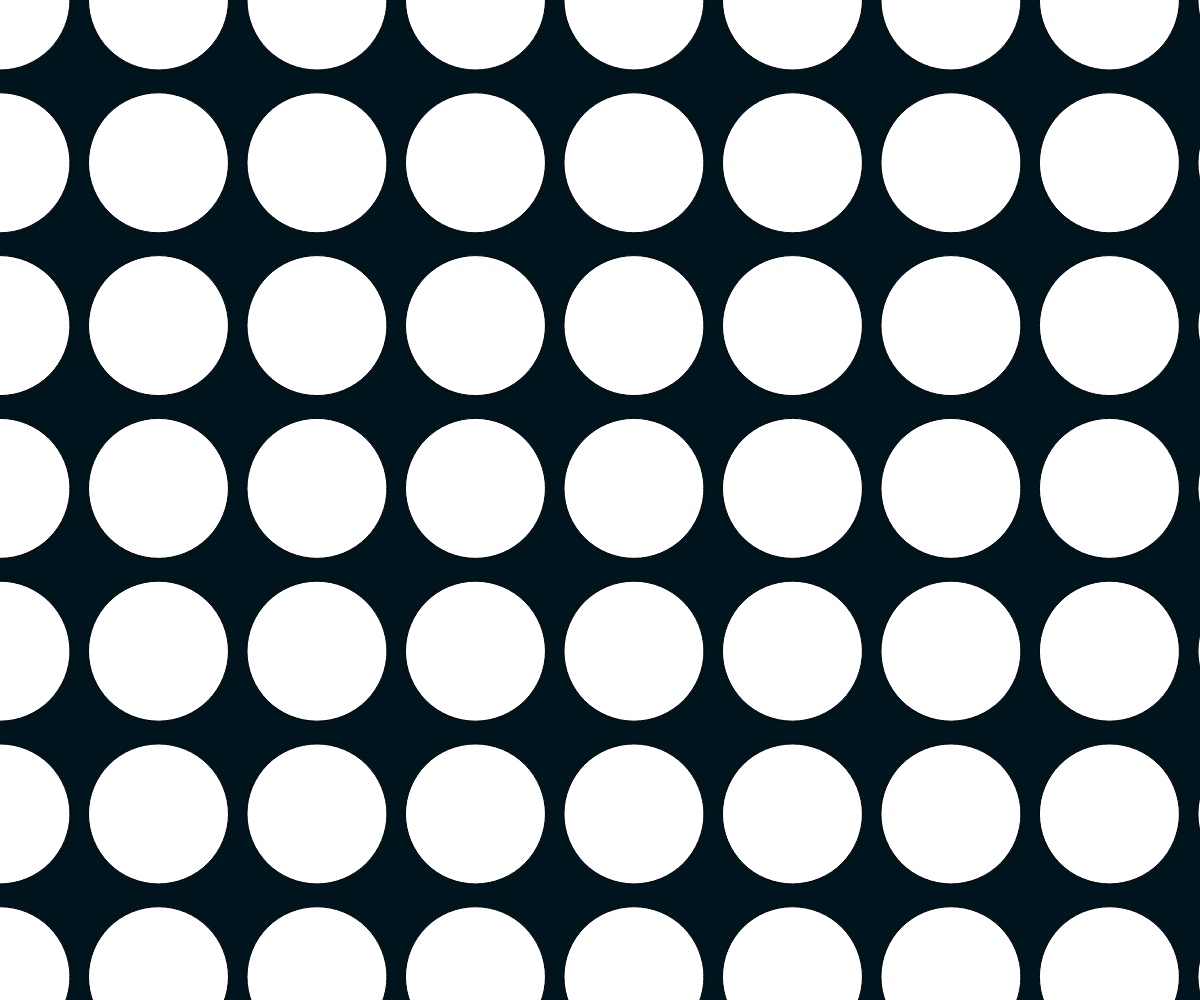
Frame 1 (no input)
Frame 60 (no input): identical to frame 1, image omitted
Frame 120 (the mouse pressed at the canvas centre since frame 60): identical to frame 1, image omitted

The p5.js sketch that drew this single still picture (run headless with seeded random() and noise() and a simulated clock; from frame 60 on, the mouse is pressed at the canvas centre):

// p5.js sketch
// ── sketch.js
// Pia Scharf - 2020

let circle;
let circles = [];

let w;
let h;

let r;

let canvas;

function setup() {

  ellipseMode(CENTER);

    w = windowWidth;
    h = windowHeight;

  canvas = createCanvas(w, h);


  createCanvas(w, h);
  //noStroke();
  background(0, 20, 30);

  r = 140;

  gridInit();
}

function gridInit() {

  for (let i = 0; i <= h/r+1; i++) {
    for (let j = 0; j <= w / r+1; j++) {

      let x = map(j, 1, w / r, 0, w);
      let y = map(i, 1, h / r, 0, h);



      circle = new Circle(x, y, r);
      circles.push(circle);
    }
  }

}

function draw() {

background(0, 20, 30);



  for (let k = 0; k < circles.length; k++) {
    let cir = circles[k];
    cir.moveCircle();
    cir.drawCircle();
  }

}




class Circle {

  constructor(x, y, r) {
    this.r = r;
    this.x = x;
    this.y = y;
  }

  moveCircle() {
    // no movement

  }


  drawCircle() {
    ellipse(this.x, this.y, this.r);
  }

}

function windowResized(){
  resizeCanvas(windowWidth, windowHeight);
}
// ── style.css
html, body {
  margin: 0;
  padding: 0;
}
canvas {
  display: block;
  position: fixed;
  width: 100%;
  top: 0px;
  left : 0px;
}
